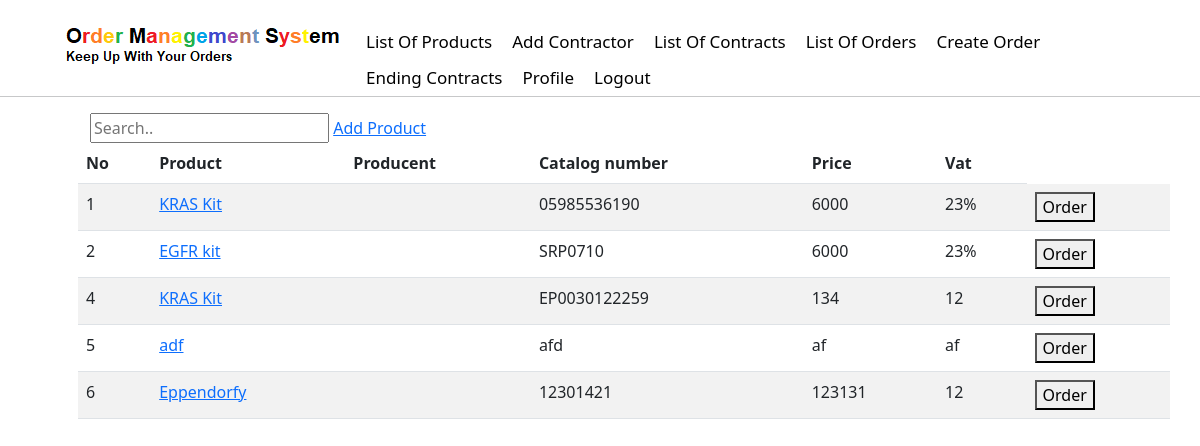
Screenshot of /products/ (signed in) with the database file from the repository.
### layout/models.py (models this page shows, shortened)
class Product(models.Model):
    name = models.CharField(max_length=100)
    catalog_number = models.CharField(max_length=100, default='0000')
    impuls_number = models.CharField(max_length=100,default='0000')
    producent = models.CharField(max_length=100)
    description = models.TextField()
    price = models.CharField(max_length=100)
    vat = models.CharField(max_length=100,default='%')

### layout/views.py (the view)
# urls.py: path('products/', ProductListView.as_view(), name = 'products-list'),
class ProductListView(LoginRequiredMixin, ListView):
    model = Product
    template_name = 'products.html'
    context_object_name = 'products'

### layout/templates/layout/product_list.html (shortened to what this page needs)
{% extends "layout/base.html" %}
{% block content %}
<div class ="topnav">
    <input type="text" placeholder="Search..">
    <a href="{% url 'product-create' %}">Add Product</a>
</div>
    <table class="table table-striped table-hover">
        <thead>
            <tr>
            <th>No</th>
            <th>Product</th>
            <th>Producent</th>
            <th>Catalog number</th>
            <th>Price</th>
            <th>Vat</th>
            </tr>
        </thead>
            {% for product in products %}
                <tr>
                <td> {{ product.id }} </td>
                <td><a href="{% url 'product-detail' product.id %}" >{{ product.name }}</a></td>
                <td>{{ product.producent }}</td>
                <td>{{ product.catalog_number }}</td>
                <td>{{ product.price }}</td>
                <td>{{ product.vat }}</td>
                <td><button id="myButton" class="float-left submit-button" >Order</button>
                    </td>
            {% endfor %}
        </tr>
    </table>
{% endblock content %}

### layout/static/layout/static.css (style rules this page uses)
body { background-color: white; }
body { padding-top: 80px; }

### rows the page displays
Product: id "1", name "KRAS Kit", catalog_number "05985536190", price "6000", vat "23%"
Product: id "2", name "EGFR kit", catalog_number "SRP0710", price "6000", vat "23%"
Product: id "4", name "KRAS Kit", catalog_number "EP0030122259", price "134", vat "12"
Product: id "5", name "adf", catalog_number "afd", price "af", vat "af"
Product: id "6", name "Eppendorfy", catalog_number "12301421", price "123131", vat "12"
